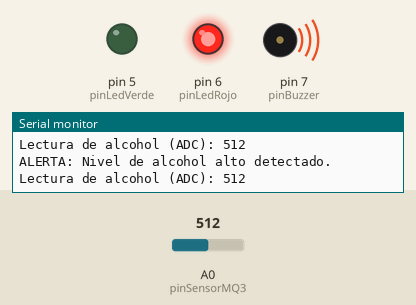
A sketch run on a simulated Arduino Uno, built with avr-gcc and run on an emulated ATmega328P. Shown: output pins drawn as LEDs (lit = HIGH), buzzer (waves = sounding, pin HIGH), the last lines printed to the serial monitor. The test bench sets the inputs (shaded band); at power-on: A0 (pinSensorMQ3) = 512.

Above: at 3.2 s.
3.3 s: A0 (pinSensorMQ3) set to 413
5.3 s: A0 (pinSensorMQ3) set to 384
At 7.2 s:
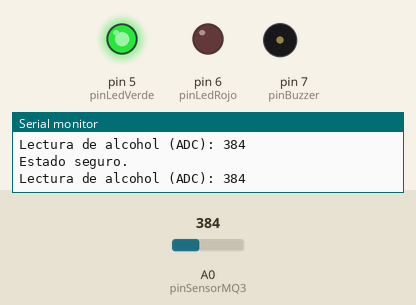
7.6 s: A0 (pinSensorMQ3) set to 410
At 9.1 s:
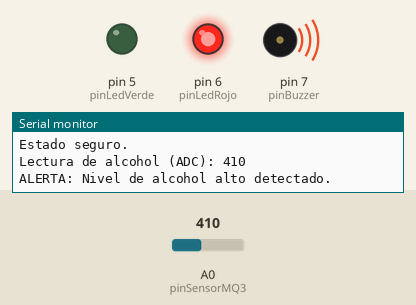
9.7 s: A0 (pinSensorMQ3) set to 390
At 10.9 s:
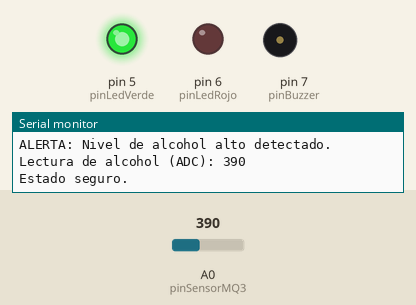
Timing chart, 0 to 12.7 s (numbered marks = the images above; inputs shaded):
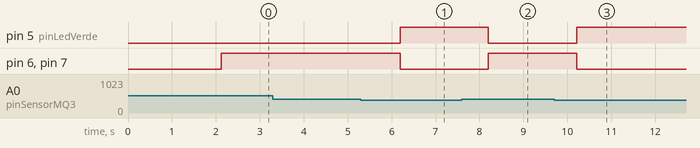

The sketch:

sketch_jun10a.ino
```cpp
// Definición de pines
const int pinSensorMQ3 = A0;
const int pinBuzzer = 7;
const int pinLedRojo = 6;
const int pinLedVerde = 5;

// Umbral de alerta
const int umbralAlerta = 400;

void setup() {
  // Inicializar comunicación serial
  Serial.begin(9600);

  // Configurar pines
  pinMode(pinBuzzer, OUTPUT);
  pinMode(pinLedRojo, OUTPUT);
  pinMode(pinLedVerde, OUTPUT);

  // NUEVA FUNCIONALIDAD: Mensaje de bienvenida
  Serial.println("============================");
  Serial.println("     BIENVENIDO A ALCOSAFE");
  Serial.println("   Sistema de Alcoholimetro");
  Serial.println("============================");

  // Calentamiento inicial
  Serial.println("Calentando sensor MQ-3...");
  delay(2000);

  // NUEVA FUNCIONALIDAD: Aviso de inicio
  Serial.println("AlcoSafe listo para iniciar las mediciones.");
  Serial.println("----------------------------");
}

void loop() {
  // Leer sensor
  int valorSensor = analogRead(pinSensorMQ3);

  // Mostrar lectura
  Serial.print("Lectura de alcohol (ADC): ");
  Serial.println(valorSensor);

  // Evaluar el umbral
  if (valorSensor > umbralAlerta) {
    digitalWrite(pinLedRojo, HIGH);
    digitalWrite(pinLedVerde, LOW);
    digitalWrite(pinBuzzer, HIGH);

    Serial.println("ALERTA: Nivel de alcohol alto detectado.");
  } else {
    digitalWrite(pinLedRojo, LOW);
    digitalWrite(pinLedVerde, HIGH);
    digitalWrite(pinBuzzer, LOW);

    Serial.println("Estado seguro.");
  }

  delay(1000);
}
```

Measured:
- the behaviour switches between 401 and 400 on A0 (pinSensorMQ3) (found by bisection; images 0 and 1)
- after the input at 5.3 s, pin 5 (pinLedVerde): LOW → HIGH after 0.89 s; pin 6 (pinLedRojo), pin 7 (pinBuzzer): HIGH → LOW after 0.89 s
- after the input at 7.6 s, pin 5 (pinLedVerde): HIGH → LOW after 0.60 s; pin 6 (pinLedRojo), pin 7 (pinBuzzer): LOW → HIGH after 0.60 s
- after the input at 9.7 s, pin 5 (pinLedVerde): LOW → HIGH after 0.51 s; pin 6 (pinLedRojo), pin 7 (pinBuzzer): HIGH → LOW after 0.51 s
